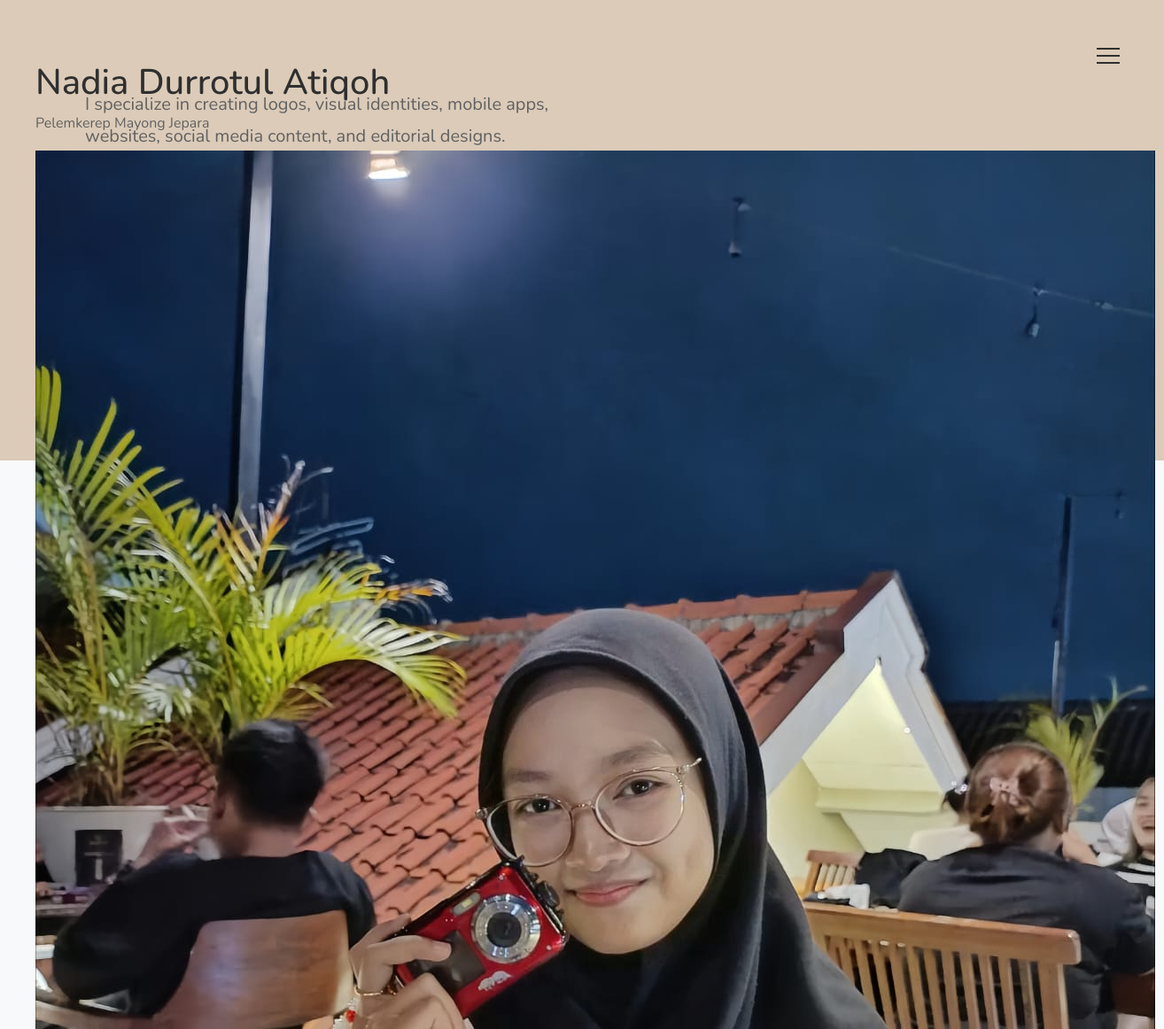
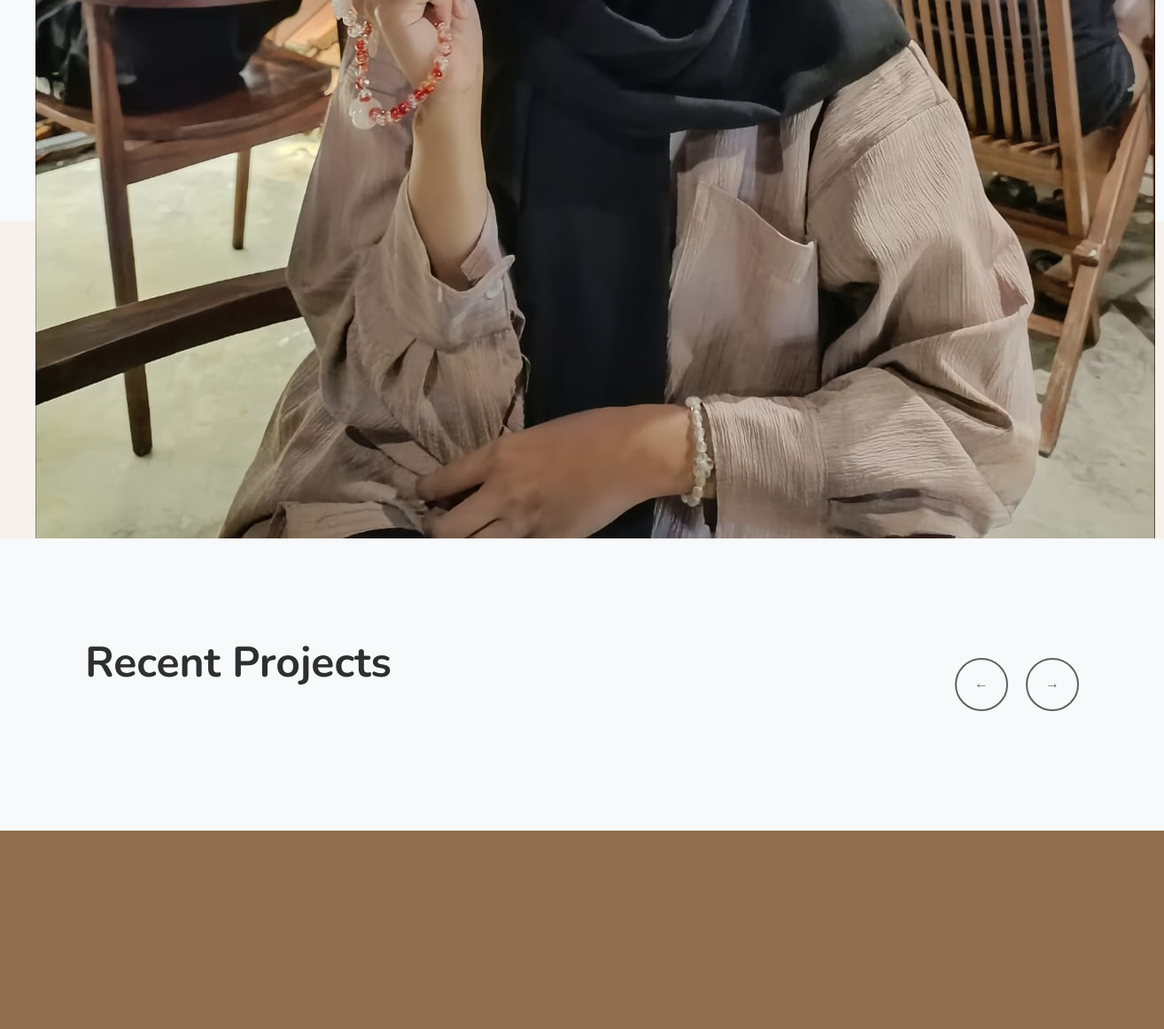
Page /profile/1/ on the committed database (2 pictures, top to bottom).
### cv_api/models.py (models this page shows, shortened)
class Profile(models.Model):
    name = models.CharField(max_length=100)
    address = models.CharField(max_length=200)
    phone = models.CharField(max_length=20)
    email = models.EmailField()
    github = models.CharField(max_length=100, blank=True, null=True)
    summary = models.TextField()
    image = models.ImageField(upload_to='profile_images/', blank=True, null=True)

### frontend/views.py (the view)
# urls.py: path('profile/<int:profile_id>/', views.homepage, name='homepage'),
def homepage(request, profile_id):
    profile = get_object_or_404(Profile, id=profile_id)
    return render(request, 'home.html', {'profile': profile})

### frontend/static/templates/home.html (shortened to what this page needs)
{% load static %}
<!DOCTYPE html>
<html>
<head>
	<link rel="stylesheet" href="https://cdn.jsdelivr.net/npm/swiper@10/swiper-bundle.min.css"/>
	<link rel="stylesheet" href="{% static 'assets/icomoon/icomoon.css' %}">
	<link href="https://cdn.jsdelivr.net/npm/bootstrap@5.2.3/dist/css/bootstrap.min.css" rel="stylesheet">
	<link rel="stylesheet" href="{% static 'assets/vendor/chocolat/css/chocolat.css' %}">
	<link rel="stylesheet" href="{% static 'css/vendor.css' %}">
	<link rel="stylesheet" href="{% static 'style.css' %}">
</head>
<body>
	<header id="header">
		<div class="header-wrap" data-aos="fade">
			<nav id="navbar">
				<label class="menu-btn" for="menu-toggle">
					<span></span>
				</label>
				 <h1>{{ profile.name }}</h1>
					<p>{{ profile.address }}</p>
					<img src="{{ profile.image.url }}" alt="{{ profile.name }}">
			</nav>
		</div>
	</header>
	<section id="billboard" class="jarallax bg-secondary">
		<div class="container-lg">
			<div class="row align-items-end">
				<div class="col-lg-6" data-aos="zoom-in-up">
					<div class="banner-content">
						<div class="banner-header">
							<p id="summary" class="fs-5">I specialize in creating logos, visual identities, mobile apps, websites,
								social media
								content, and editorial designs.</p>
						</div>
					</div>
				</div>
				<div class="col-lg-6">
				</div>
			</div>
		</div>
	</section>
	<section id="about-me" class="padding-large">
    <div class="container-lg">
        <div class="row text-center justify-content-center">
            <div class="col-md-3 mb-5 mb-lg-0">
                <div class="info-box" data-aos="zoom-in-up" data-aos-delay="300">
                    <div class="icon"><iconify-icon icon="la:envelope"></iconify-icon></div>
                    <h3>Email</h3>
                </div>
            </div>
            <div class="col-md-3 mb-5 mb-lg-0">
                <div class="info-box" data-aos="zoom-in-up" data-aos-delay="400">
                    <div class="icon"><iconify-icon icon="la:map-marker"></iconify-icon></div>
                    <h3>Address</h3>
                </div>
            </div>
            <div class="col-md-3 mb-5 mb-lg-0">
                <div class="info-box" data-aos="zoom-in-up" data-aos-delay="500">
                    <div class="icon"><iconify-icon icon="la:phone"></iconify-icon></div>
                    <h3>Phone</h3>
                </div>
            </div>
            <div class="col-md-3 mb-5 mb-lg-0">
                <div class="info-box" data-aos="zoom-in-up" data-aos-delay="600">
                    <div class="icon"><iconify-icon icon="la:github"></iconify-icon></div>
                    <h3>Github</h3>
                </div>
            </div>
        </div>
    </div>
</section>
	<section id="achievement" class="padding-large pt-0">
		<div class="container-lg">
			<div class="row">
				<div class="section-header align-center mb-5">
					<span class="text-primary">Soft Skill And Hard Skill</span>
					<h2 class="display-5 m-0">Skill</h2>
				</div>
			</div>
		</div>
		   <div class="container-lg">
        <div class="row">
            <div class="col-12">
            </div>
        </div>
    </div>
	</section>
		<section id="education" class="padding-large pt-0">
		<div class="container-lg">
			<div class="row">
				<div class="section-header align-center mb-5">
					<h2 class="display-5 m-0">Education</h2>
				</div>
			</div>
		</div>
		   <div class="container-lg">
        <div class="row">
            <div class="col-12">
            </div>
        </div>
    </div>
	</section>
<section id="testimonials" class="padding-large bg-grey">
    <div class="container-lg" data-aos="zoom-in-up" data-aos-delay="300">
        <div class="row">
            <div class="col-md-12">
                <div class="section-header align-center mb-5">
                    <span class="text-primary">Organisasi</span>
                    <h2 class="display-5 m-0 dark">Pengalaman Organisasi</h2>
                </div>
            </div>
        </div>
    </div>
</section>
<section id="portfolio" class="overflow-hidden padding-large">
  <div class="container-lg" data-aos="zoom-in-up" data-aos-delay="300">
    <div class="row">
      <div class="col-md-8">
        <div class="section-header d-flex flex-wrap justify-content-center justify-content-md-start align-items-center mb-2 mb-md-5">
          <h2 class="display-5 m-0">Recent Projects</h2>
        </div>
      </div>
      <div class="col-md-4">
        <div class="swiper-buttons">
          <div class="swiper-button portfolio-carousel-prev">←</div>
          <div class="swiper-button portfolio-carousel-next">→</div>
        </div>
      </div>
    </div>
  </div>
</section>
	<footer id="footer" class="padding-large bg-primary">
</body>
</html>

### frontend/static/style.css (style rules this page uses)
:root { --header-height: 160px; --header-height-min: 80px; }
:root { --accent-color: #8F6D4E; --secondary-color: #DBCBB8; --dark-color: #2f2f2f; --grey-color: #f6f1ea; --heading-color: #111; --body-text-color: #616161; --light-heading-color: #fff; --light-background-color: #fff; --light-text-color: #afafaf; --bg-text-color: #f1f1f1; --dark-text-color: #2f2f2f; --bs-primary-rgb: 143, 109, 78; --bs-secondary-rgb: 219, 203, 184; }
:root { --body-font: "Quicksand", sans-serif; --heading-font: "Nunito", sans-serif; --secondary-font: "Playfair Display", Georgia, serif; }
body { font-family: var(--body-font); font-size: 16px; line-height: 1.8; color: var(--body-text-color); }
h1, .h1, h2, .h2, h3, .h3, h4, .h4, h5, .h5, h6, .h6 { line-height: 1.2; color: var(--dark-color); font-family: var(--heading-font); }
.info-box { background: #fff; padding: 20px; border-radius: 10px; box-shadow: 0 4px 10px rgba(0,0,0,0.05); }
.info-box .icon { font-size: 40px; color: #00a98f; margin-bottom: 10px; }
body { font-family: 'Nunito', sans-serif; background-color: #f8f9fa; }
.section-header { position: relative; }
.padding-large { padding-top: 7em; padding-bottom: 7em; }
.bg-grey { background: var(--grey-color); }
.row { display: -ms-flexbox; display: flex; -ms-flex-wrap: wrap; flex-wrap: wrap; margin-right: -15px; margin-left: -15px; }
#header .header-wrap { position: absolute; top: 0; z-index: 9; padding: 40px; width: 100%; }
.menu-btn { display: flex; align-items: center; position: fixed; top: 20px; right: 20px; width: 26px; height: 26px; cursor: pointer; z-index: 1; margin: 30px; }
.menu-btn>span, .menu-btn>span::before, .menu-btn>span::after { display: block; position: absolute; width: 100%; height: 2px; background-color: var(--dark-color); transition-duration: .25s; }
.menu-btn>span::before { content: ''; top: -8px; }
.menu-btn>span::after { content: ''; top: 8px; }
#billboard .banner-content { padding-bottom: 180px; }
.swiper-buttons { display: flex; justify-content: flex-end; gap: 20px; align-items: center; height: 100%; }
.swiper-button { border: 2px solid var(--body-text-color); display: block; width: 60px; height: 60px; display: flex; align-items: center; justify-content: center; color: var(--body-text-color); border-radius: 50px; cursor: pointer; transition: all 0.3s ease-out; }
.bg-primary { --bs-bg-opacity: 1; background-color: var(--accent-color) !important; }
.bg-secondary { --bs-bg-opacity: 1; background-color: var(--secondary-color) !important; }
.display-1, .display-2, .display-3, .display-4, .display-5, .display-6 { font-weight: 700; }

### rows in the picture
Profile: name "Nadia Durrotul Atiqoh", address "Pelemkerep Mayong Jepara", image (picture)
